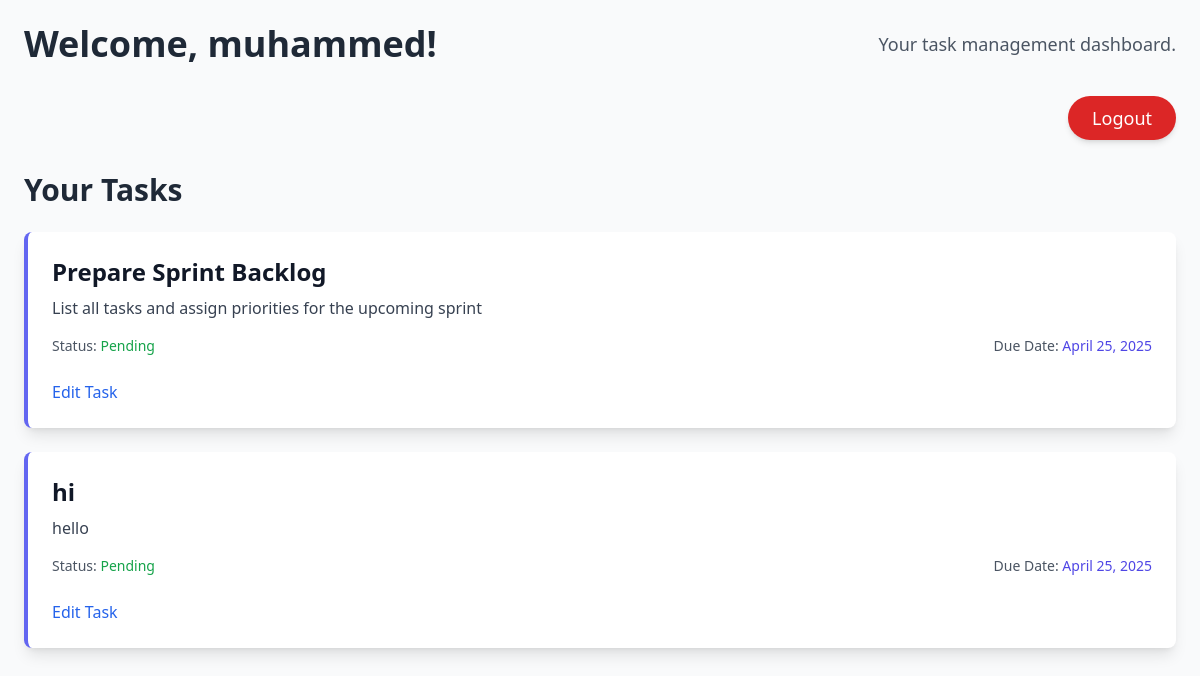
Page /tasks/dashboard/user/ (signed in) on the committed database.
### users/models.py (models this page shows, shortened)
class CustomUser(AbstractUser):
    ROLE_CHOICES = (
        ('SUPERADMIN', 'Super Admin'),
        ('ADMIN', 'Admin'),
        ('USER', 'User'),
    )
    role = models.CharField(max_length=20, choices=ROLE_CHOICES, default='USER')

### tasks/models.py (models this page shows, shortened)
class Task(models.Model):
    STATUS_CHOICES = (
        ('PENDING', 'Pending'),
        ('IN_PROGRESS', 'In Progress'),
        ('COMPLETED', 'Completed'),
    )
    title = models.CharField(max_length=255)
    description = models.TextField()
    assigned_to = models.ForeignKey(
        settings.AUTH_USER_MODEL, related_name='tasks', on_delete=models.CASCADE,
        limit_choices_to={'role': 'USER'}
    )
    due_date = models.DateField()
    status = models.CharField(max_length=20, choices=STATUS_CHOICES, default='PENDING')
    completion_report = models.TextField(blank=True, null=True)
    worked_hours = models.PositiveIntegerField(blank=True, null=True)
    created_at = models.DateTimeField(auto_now_add=True)

### tasks/views.py (the view)
# urls.py: path("dashboard/user/", user_dashboard, name="user-dashboard"),
@login_required
def user_dashboard(request):
    tasks = Task.objects.filter(assigned_to=request.user)
    return render(request, 'dashboard_user.html', {'tasks': tasks})

### templates/dashboard_user.html (shortened to what this page needs)
<!DOCTYPE html>
<html lang="en">
<head>
  <script src="https://cdn.tailwindcss.com"></script>
</head>
<body class="bg-gray-50 text-gray-900 font-sans">
  <div class="max-w-7xl mx-auto p-6">
    <header class="flex justify-between items-center mb-8">
      <h1 class="text-4xl font-extrabold text-gray-800">Welcome, {{ request.user.username }}!</h1>
      <p class="text-lg text-gray-600">Your task management dashboard.</p>
    </header>
    <div class="text-right mb-8">
      <form action="{% url 'logout' %}" method="post">
        <button type="submit" class="bg-red-600 text-white py-2 px-6 rounded-full hover:bg-red-700 transition duration-300 text-lg font-medium shadow-md">
          Logout
        </button>
      </form>
    </div>
    <section>
      <h2 class="text-3xl font-semibold text-gray-800 mb-6">Your Tasks</h2>
      <div class="space-y-6">
        {% for task in tasks %}
          <div class="bg-white p-6 rounded-lg shadow-lg hover:shadow-2xl transition duration-300 border-l-4 border-indigo-500">
            <h3 class="text-2xl font-semibold text-gray-900">{{ task.title }}</h3>
            <p class="text-gray-700 mt-2">{{ task.description }}</p>
            <div class="mt-4 flex items-center justify-between">
              <p class="text-sm text-gray-600">Status: <span class="font-medium text-green-600">{{ task.get_status_display }}</span></p>
              <p class="text-sm text-gray-600">Due Date: <span class="font-medium text-indigo-600">{{ task.due_date }}</span></p>
            </div>
            <div class="mt-6 flex justify-between items-center">
              <a href="{% url 'user-edit-task' task.id %}" class="text-blue-600 hover:text-blue-800 font-medium transition duration-300">Edit Task</a>
            </div>
          </div>
        {% empty %}
          <p class="text-gray-600">You have no tasks assigned at the moment. Start by adding a new one.</p>
        {% endfor %}
      </div>
    </section>
  </div>
</body>
</html>

### rows in the picture
CustomUser: user.username "muhammed"
Task: title "Prepare Sprint Backlog", description "List all tasks and assign priorities for the upcoming sprint", status "Pending", due_date "April 25, 2025"
Task: title "hi", description "hello", status "Pending", due_date "April 25, 2025"
